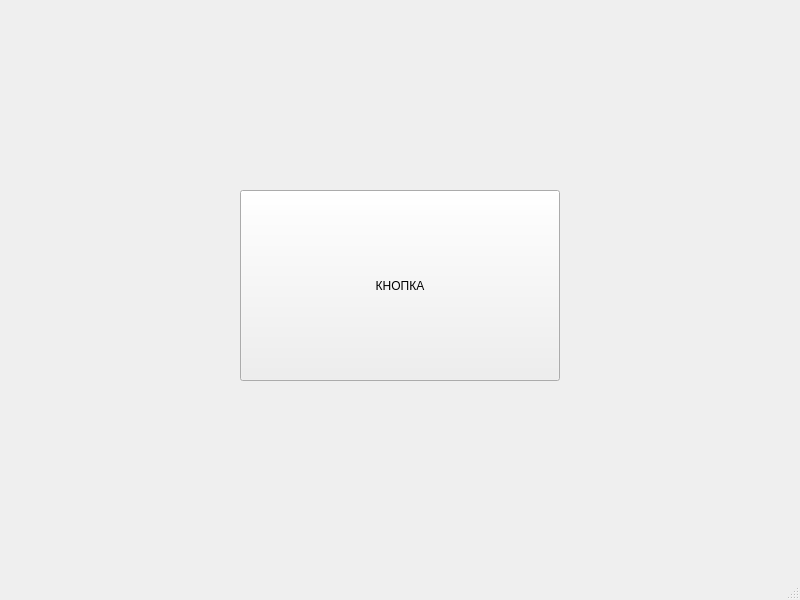
<?xml version="1.0" encoding="UTF-8"?>
<ui version="4.0">
 <class>MainWindow</class>
 <widget class="QMainWindow" name="MainWindow">
  <property name="geometry">
   <rect>
    <x>0</x>
    <y>0</y>
    <width>800</width>
    <height>600</height>
   </rect>
  </property>
  <property name="windowTitle">
   <string>MainWindow</string>
  </property>
  <widget class="QWidget" name="centralwidget">
   <widget class="QPushButton" name="btn">
    <property name="geometry">
     <rect>
      <x>240</x>
      <y>190</y>
      <width>320</width>
      <height>191</height>
     </rect>
    </property>
    <property name="text">
     <string>КНОПКА</string>
    </property>
    <property name="iconSize">
     <size>
      <width>60</width>
      <height>60</height>
     </size>
    </property>
   </widget>
  </widget>
  <widget class="QMenuBar" name="menubar">
   <property name="geometry">
    <rect>
     <x>0</x>
     <y>0</y>
     <width>800</width>
     <height>26</height>
    </rect>
   </property>
  </widget>
  <widget class="QStatusBar" name="statusbar"/>
 </widget>
 <resources/>
 <connections/>
</ui>
